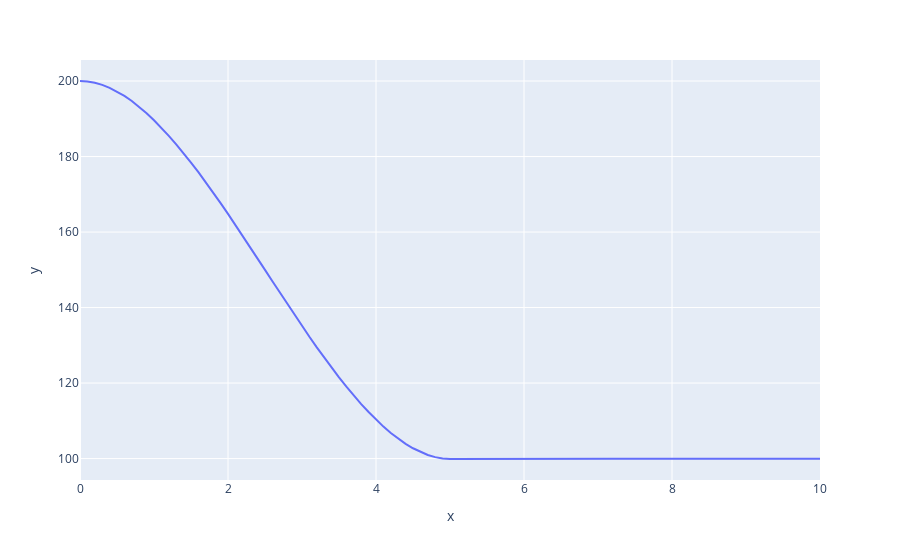

Source (notebook cell):
### Code cell
px.line(x=times2, y=np.var(x2,axis=0))
